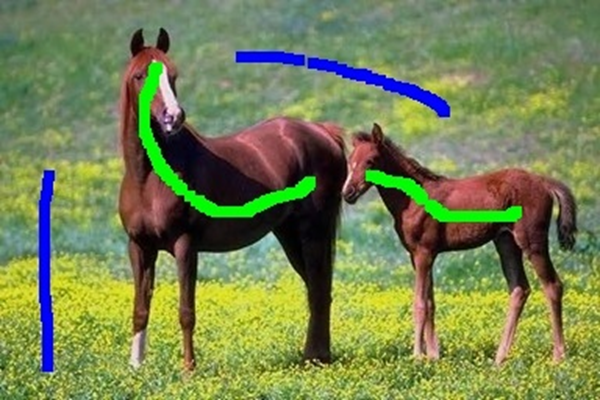
//> input picture lab6/img_1.png, 600 x 400 px
$ ./lab5_1   (built with g++ and OpenCV 4)
//> lines starting //> are read from the running program, lines starting //| are printed output that depends on the picture
//
// Created by DELL on 2023/10/22.
//
#include <opencv2/opencv.hpp>
using namespace std;
using namespace cv;

int main() {
  Mat inputImage = imread("../lab5/img_1.png", IMREAD_GRAYSCALE); // 读取灰度图像
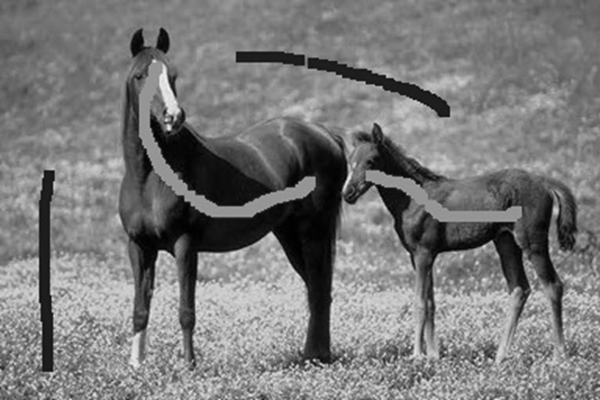
//> inputImage: 400 rows x 600 cols, CV_8UC1; min 0, max 241, mean 121.1

  Mat outputImage = inputImage.clone(); // 创建输出图像并复制输入图像

  // 计算直方图
  int histogram[256] = {0};
  for (int y = 0; y < inputImage.rows; y++) {
    for (int x = 0; x < inputImage.cols; x++) {
      int pixelValue = inputImage.at<uchar>(y, x);
      histogram[pixelValue]++;
    }
  }
//> after the loop, histogram = 256 values, max 3134 at index 127, min 0 at index 240, mean 937.5

  // 计算累积分布函数
  int cumulativeHistogram[256] = {0};
  cumulativeHistogram[0] = histogram[0];
//> cumulativeHistogram = 256 values, max 41 at index 0, min 0 at index 1, mean 0.16
  for (int i = 1; i < 256; i++) {
    cumulativeHistogram[i] = cumulativeHistogram[i - 1] + histogram[i];
  }
//> after the loop, cumulativeHistogram = 256 values from 41 to 240000

  // 直方图均衡化
  int totalPixels = inputImage.rows * inputImage.cols;
//> totalPixels = 240000
  for (int y = 0; y < inputImage.rows; y++) {
    for (int x = 0; x < inputImage.cols; x++) {
      int pixelValue = inputImage.at<uchar>(y, x);
      outputImage.at<uchar>(y, x) = static_cast<uchar>(255 * cumulativeHistogram[pixelValue] / totalPixels);
    }
  }
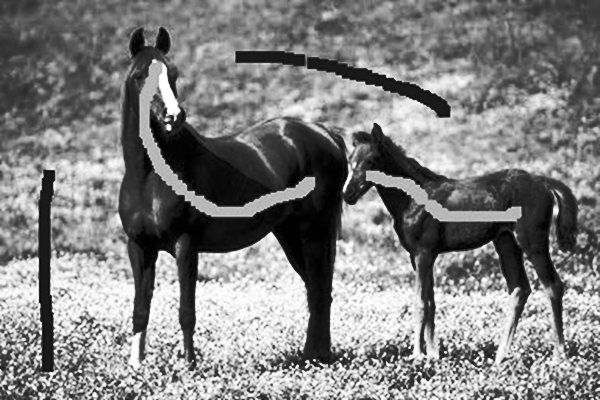
//> outputImage: 400 rows x 600 cols, CV_8UC1; min 0, max 255, mean 127.9

  // 显示原始图像和均衡化后的图像
  imshow("before", inputImage);
  imshow("after", outputImage);

  waitKey(0);
  return 0;
}
